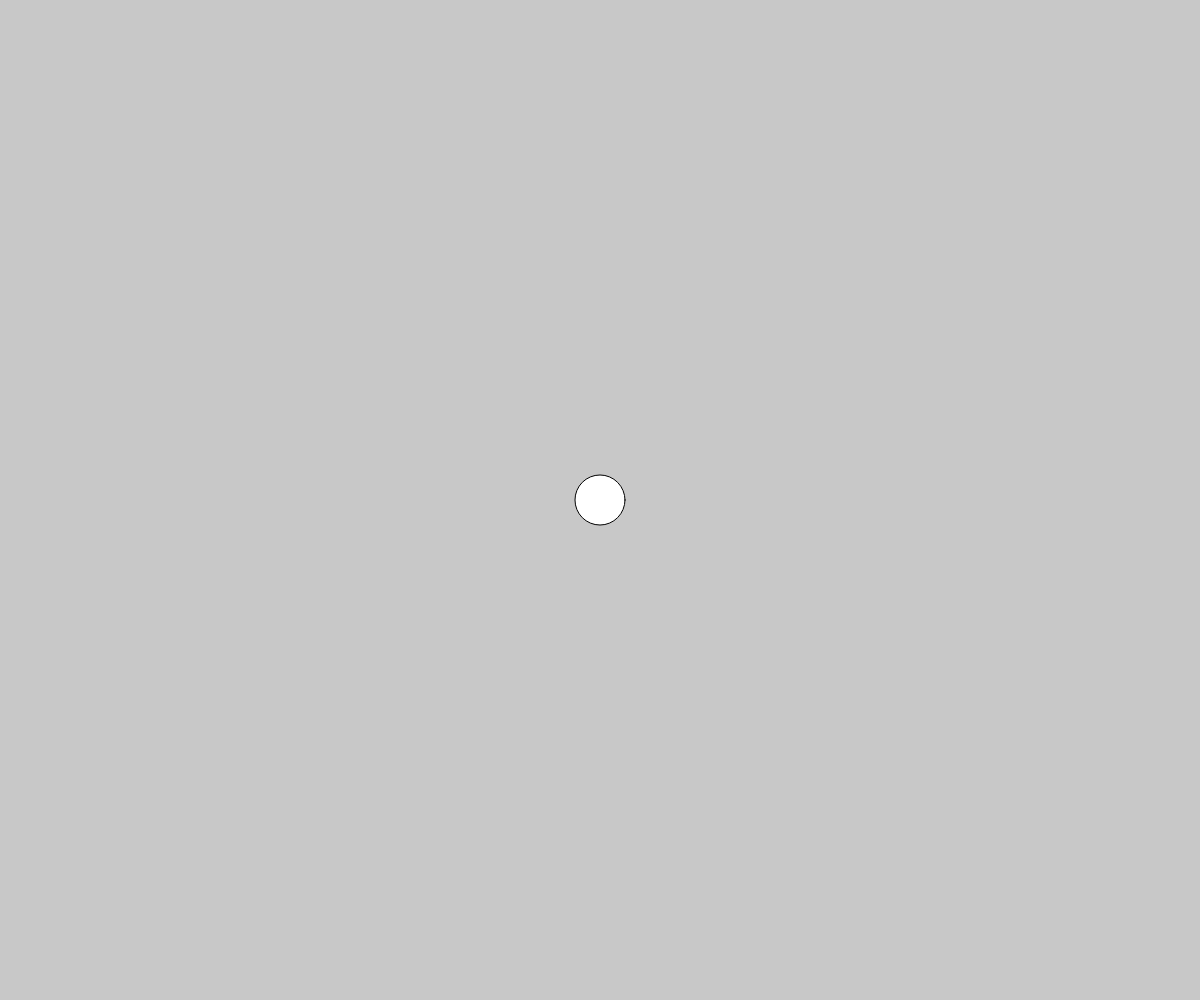
Frame 1 (no input)
Frame 60 (no input): identical to frame 1, image omitted
Frame 120 (the mouse pressed at the canvas centre since frame 60): identical to frame 1, image omitted

The p5.js sketch that drew this single still picture (run headless with seeded random() and noise() and a simulated clock; from frame 60 on, the mouse is pressed at the canvas centre):

// p5.js sketch
// ── sketch.js
// https://editor.p5js.org/jht9629-nyu/sketches/oboc_6nB3
// windowResized

function setup() {
  createCanvas(windowWidth, windowHeight);
}

function draw() {
  background(200);

  // Draw a circle at the center.
  circle(width / 2, height / 2, 50);
}

// Resize the canvas when the
// browser's size changes.
function windowResized() {
  resizeCanvas(windowWidth, windowHeight);
  // console.log(width, height);
}

// https://p5js.org/reference/p5/windowResized/
// A gray canvas with a white circle at its center. 
// The canvas takes up the entire browser window. 
// It changes size to match the browser window.
